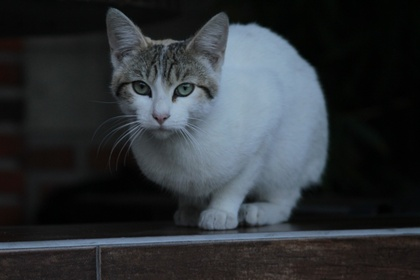
%> input picture img/GATO.jpg, 420 x 280 px, shrunk from 1280 x 853 before the run
$ octave umbralizado.m   (GNU Octave 9; MATLAB toolbox functions it lacks are replaced by stand-ins)
%> lines starting %> are read from the running program, lines starting %| are printed output that depends on the picture; in (x1, y1, x2, y2) boxes, pixels count from 0 and x2, y2 are one past the last pixel; in counts of white or black regions, pixels touching at a corner belong together; the program's own positions count from 1
%{
---------------------Umbralizado-----------------------------
%}
%Ayuda a limpiar todos los datos
clear all; clc;  close all;
umbral(imread('./img/GATO.jpg'),100);
function umbra = umbral(imag,nivel)
%{
Esta función toma una imagen la convierte a niveles de gris y compara pixel
por pixel si el nivel es superior que un nivel de interes introducido por
el usuario, en cas de serlo le asigna el valor maximo de nivel de gris en
caso comtrario le asgina del valor minimo. Al final muestra 3 imagenes
la orignial, la imagen en niveles de gris y la imagen umbralizada.
%}
gris = colorgris(imag);
umbra = gris;
TAM = size(imag);  % Se obtiene el tambaño del la imagen

for i = 1:TAM(1) % Crea un ciclo for para iterar sobre la altura
    for j = 1:TAM(2) %Crea un ciclo for para iterar sobre el ancho
        %Se comprueba si el pixel tiene un nivel de gris mayor
        %que el umbral de interes
        if  umbra(i,j) > nivel
            %En caso de estar sobre el umbral de interes se le asigna el
            %valor maximo de nivel de gris
            umbra(i,j) = 255;
        else
            %En caso de no estar sobre el umbral de interes se le asigna el
            %valor minimo de nivel de gris
            umbra(i,j) = 0;
        end
    end
end

%Se muestran las imagenes
subplot(2,2,1);
imshow(imag), title('Imágen Original'); %Imágen Original
subplot(2,2,2);
imshow(gris), title('Imágen en Grises');%Imágen en Grises
subplot(2,2,3), imshow(imag), title('Imágen Original');
subplot(2,2,2);
imshow(umbra), title('Imagen umbralizada'); %Imagen umbralizada

end


function imagenengris = colorgris(imagencolor)
%{
Esta función toma como argumento una imagen en formato RGB
la transforma a grises de acuerdo al estadar NTSC y la devuelve
como salida
%}
ima = imagencolor; %Asigna la imagen a una variable interna en la función
%> ima is the input picture: size 280x420x3 uint8; mean R, G, B 46.4, 50.9, 54.6
TAM = size(ima); % Se obtiene el tambaño del la imagen
%> TAM = [280 420 3]
for i = 1:TAM(1) % Crea un ciclo for para iterar sobre la altura
    for j = 1:TAM(2) %Crea un ciclo for para iterar sobre el ancho
        %Crea un vector con los 3 niveles RGB para un pixel
        vector= [ima(i,j,1),ima(i,j,2),ima(i,j,3)];
        %Multiplica el vector RBG por los factores de conversión estandar
        % del NTSC y se lo asigna a una nueva imagen en la misma posición
        % de la imagen original
        imagenengris(i,j) = double(vector)*[0.299;0.587;0.114];

    end
end
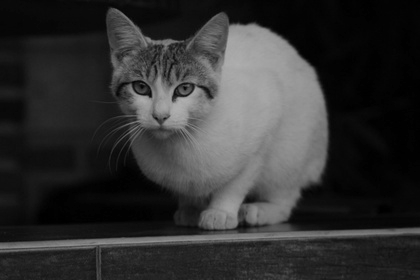
%> imagenengris: size 280x420 double; min 0, max 177.2, mean 50
% Convierte la matriz obtenida por los for en formato sin signo de 8 bits
imagenengris = uint8(imagenengris);
%> imagenengris: size 280x420 uint8
%> after the loop in umbral, `for i = 1:TAM(1)`:
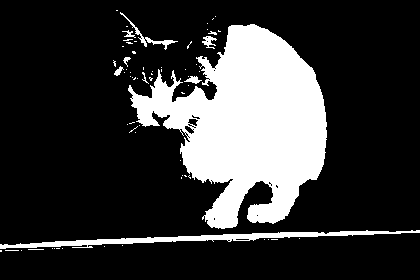
%> umbra: size 280x420 uint8; 21.3% white; 67 white regions (58 under 20 px), largest, box (x1, y1, x2, y2) and area: (128, 24, 327, 229) 22236, (0, 230, 420, 249) 2015, (120, 12, 178, 50) 227

end

$ run again, with img/flor.jpeg copied over img/GATO.jpg
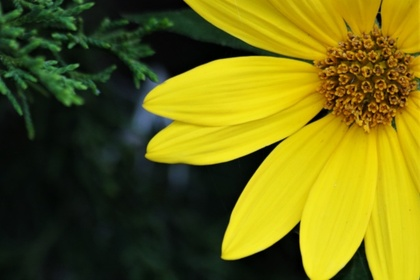
%> input picture img/flor.jpeg, 420 x 280 px, shrunk from 615 x 410 before the run
%> in colorgris, ima is the input picture: size 280x420x3 uint8; mean R, G, B 107.5, 104.1, 19.2
%> after the loop in colorgris, `for i = 1:TAM(1)`:
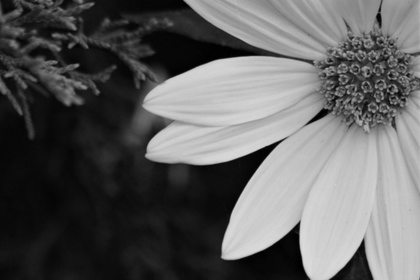
%> imagenengris: size 280x420 double; min 0, max 220.9, mean 95.4
%> after the loop in umbral, `for i = 1:TAM(1)`:
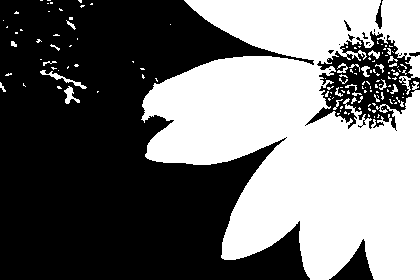
%> umbra: size 280x420 uint8; 44.3% white; 138 white regions (115 under 20 px), largest, box (x1, y1, x2, y2) and area: (141, 0, 420, 280) 50493, (40, 70, 87, 89) 163, (64, 86, 80, 104) 126
